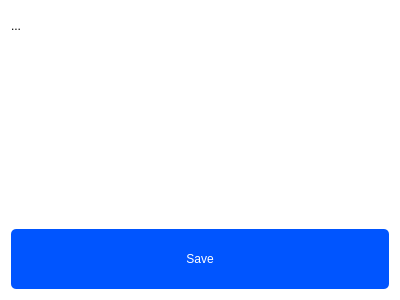
<?xml version="1.0" encoding="UTF-8"?>
<ui version="4.0">
 <class>Dialog</class>
 <widget class="QDialog" name="Dialog">
  <property name="geometry">
   <rect>
    <x>0</x>
    <y>0</y>
    <width>400</width>
    <height>300</height>
   </rect>
  </property>
  <property name="windowTitle">
   <string>Select views</string>
  </property>
  <property name="windowIcon">
   <iconset>
    <normaloff>../images/icon.png</normaloff>../images/icon.png</iconset>
  </property>
  <property name="styleSheet">
   <string notr="true">background-color: rgb(255, 255, 255);</string>
  </property>
  <layout class="QVBoxLayout" name="verticalLayout_3">
   <item>
    <layout class="QVBoxLayout" name="verticalLayout">
     <item alignment="Qt::AlignTop">
      <widget class="QLabel" name="ViewsTypeLabel">
       <property name="minimumSize">
        <size>
         <width>0</width>
         <height>30</height>
        </size>
       </property>
       <property name="maximumSize">
        <size>
         <width>16777215</width>
         <height>30</height>
        </size>
       </property>
       <property name="text">
        <string>...</string>
       </property>
      </widget>
     </item>
    </layout>
   </item>
   <item>
    <layout class="QVBoxLayout" name="verticalLayout2"/>
   </item>
   <item>
    <widget class="QPushButton" name="SaveViewButton">
     <property name="minimumSize">
      <size>
       <width>0</width>
       <height>25</height>
      </size>
     </property>
     <property name="maximumSize">
      <size>
       <width>16777215</width>
       <height>25</height>
      </size>
     </property>
     <property name="styleSheet">
      <string notr="true">QPushButton{
min-height:30px;
max-height:60px;
border-radius:5px;
background-color: rgb(0, 85, 255);
color: rgb(255, 255, 255);
}
QPushButton:hover{
	background-color: rgb(0, 170, 255);
}
QMainWindow{
	background-color: rgb(255, 255, 255);
}
*{
	font: 8pt &quot;Arial Narrow&quot;;
}</string>
     </property>
     <property name="text">
      <string>Save</string>
     </property>
    </widget>
   </item>
  </layout>
 </widget>
 <resources/>
 <connections/>
</ui>
